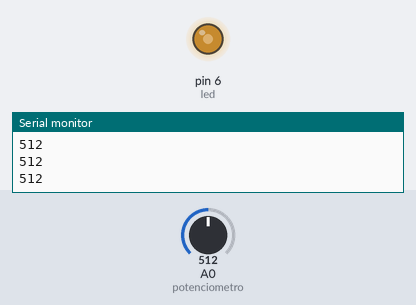
Recording of a sketch running on a simulated Arduino Uno, built with avr-gcc and run on an emulated ATmega328P. Parts: output pins drawn as LEDs (lit = HIGH), the last lines printed to the serial monitor. The test bench sets the inputs (shaded band); at power-on: A0 (potenciometro) = 512.

Above: at 1.2 s.
1.3 s: A0 (potenciometro) set to 716
At 1.9 s:
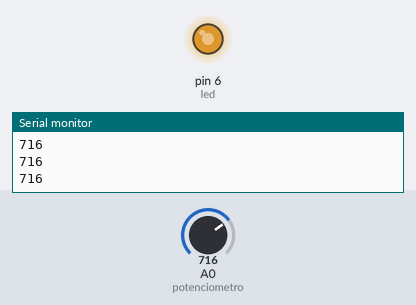
2.8 s: A0 (potenciometro) set to 900
At 3.2 s:
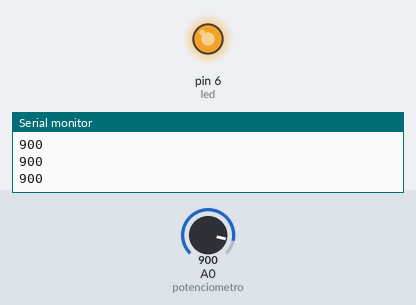
4.3 s: A0 (potenciometro) set to 122
At 5.5 s:
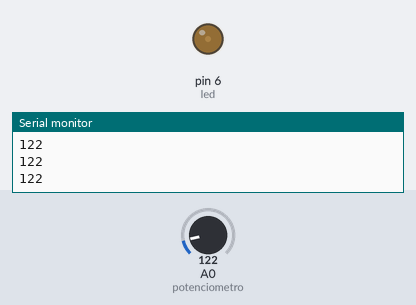
Timing chart, 0 to 7.3 s (numbered marks = the images above; inputs shaded):
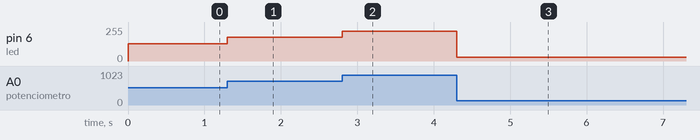

The sketch:

potenciometro.ino
```cpp
//http://www.ajudino.com/2013/04/3-utilizando-potenciometro-no-arduino.html
// 12/03/2016

int potenciometro = 0;
int valor = 0;
int led = 6;

void setup() {
  Serial.begin(9600);

  pinMode(led, OUTPUT);
}

void loop() {
  valor = analogRead(potenciometro);
  if(valor >0){
    analogWrite(led, (valor/4));
    Serial.println(valor);
  }
}
```

Measured:
- after the input at 1.3 s, pin 6 (led): 128/255 → 179/255 at once
- after the input at 2.8 s, pin 6 (led): 179/255 → 225/255 at once
- after the input at 4.3 s, pin 6 (led): 225/255 → 30/255 at once
